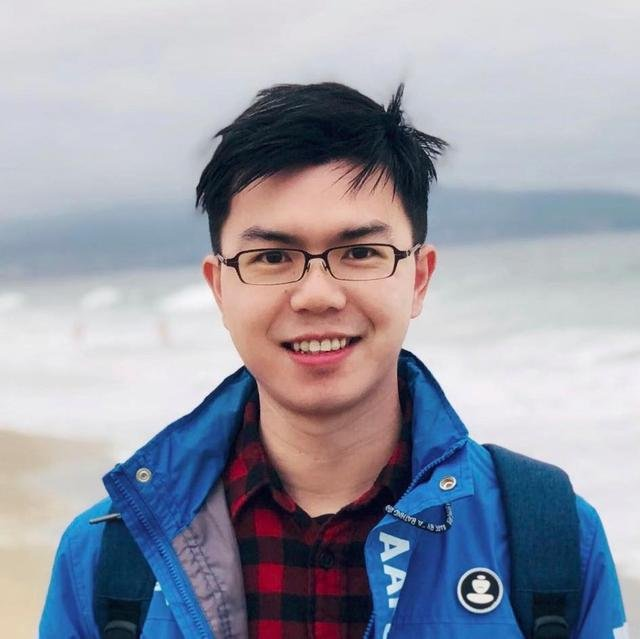
%> input picture hui.jpg, 640 x 639 px
$ octave --eval "Bai3_circle_patch;"   (GNU Octave 9; MATLAB toolbox functions it lacks are replaced by stand-ins)
%> lines starting %> are read from the running program, lines starting %| are printed output that depends on the picture
%[Bai 3]: them tinh nang lay patch duong tron
function Bai3_circle_patch
I = imread('hui.jpg');
%> I is the input picture: size 639x640x3 uint8; mean R, G, B 152.6, 155, 168.2

I = im2double(I);
%> I: size 639x640x3 double

[M,N,~] = size(I);
%> M = 639; N = 640

r = 100; %Radius
k = zeros(M+2*r,N+2*r,3); %Edge filler
k (r+1:r+M, r+1:r+N, :) = I; % Add Origin Image to Filler Edges
J = k; % Duplicate of Origin Image with Filler Edges

[m,n,~] = size(k); % Take stats
%> m = 839; n = 840

% Patch P
i = floor(random('unif',1+r,M+1+r));
%> i = 640
j = floor(random('unif',1+r,N+1+r));
%> j = 586

% Patch Q
p = k(i-r:i+r, j-r:j+r,:);
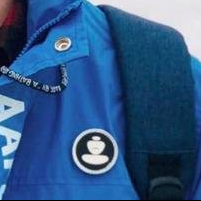
%> p: size 201x201x3 double; mean R, G, B 0.187, 0.34, 0.523
q = k(m-i-r:m-i+r,n-j-r:n-j+r,:);
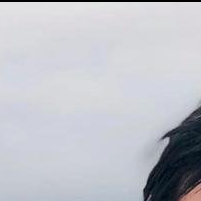
%> q: size 201x201x3 double; mean R, G, B 0.75, 0.758, 0.786
P=p;


p = patchCircular(p,q,r);
q = patchCircular(q,P,r);
%> call 2 of patchCircular, with r = 100
%> in patchCircular (call 2), `i(:,:,1) = a(:,:,1).*mask;`:
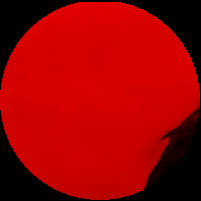
%> i: size 201x201x3 double; mean R, G, B 0.61, 0, 0
%> in patchCircular (call 2), `i(:,:,2) = a(:,:,2).*mask;`:
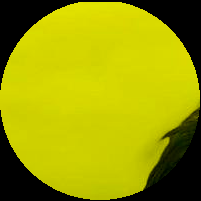
%> i: size 201x201x3 double; mean R, G, B 0.61, 0.617, 0
%> in patchCircular (call 2), `i(:,:,2) = i(:,:,2) + b(:,:,2).*mask;`:
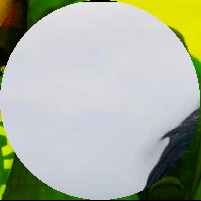
%> i: size 201x201x3 double; mean R, G, B 0.678, 0.702, 0.64
%> in patchCircular (call 2), `i(:,:,3) = i(:,:,3) + b(:,:,3).*mask;`:
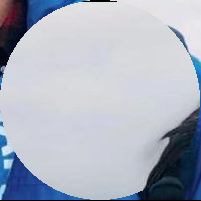
%> i: size 201x201x3 double; mean R, G, B 0.678, 0.702, 0.754

k(i-r:i+r, j-r:j+r,:) = q;
k(m-i-r:m-i+r,n-j-r:n-j+r,:) = p;
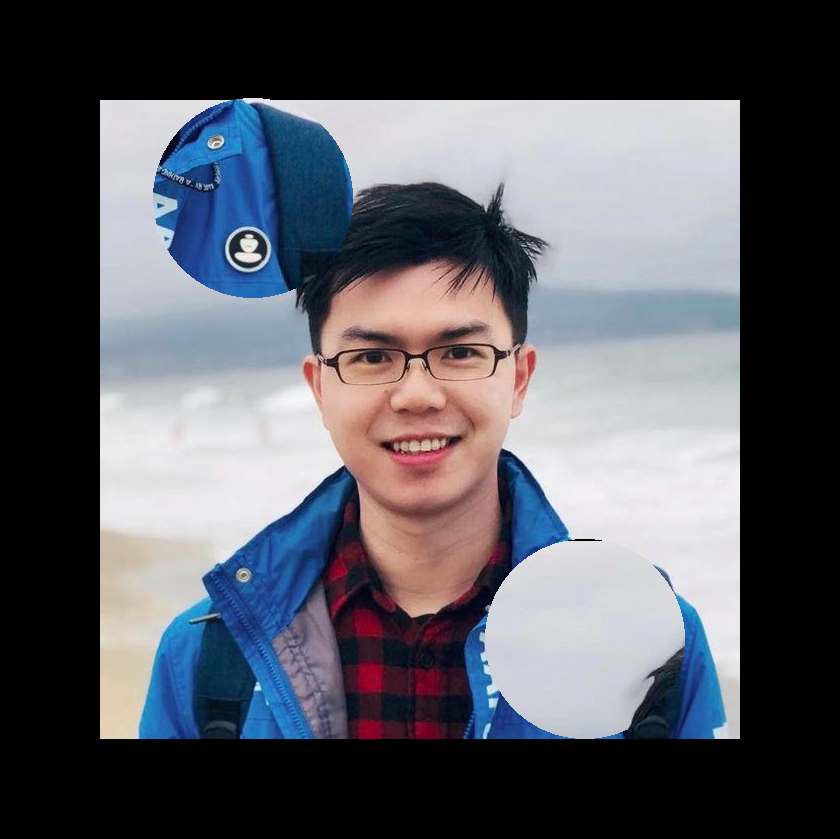
%> k: size 839x840x3 double; mean R, G, B 0.347, 0.353, 0.383; mean of the top-left, top-right, bottom-left and bottom-right quarters 0.327, 0.409, 0.317, 0.391

figure
subplot(221);
imshow(p);
title('patch p')
set(gca,'Visible','on');

subplot(222);
imshow(q);
title('patch q')
set(gca,'Visible','on');

subplot(223);
imshow(J);
title('anh goc')
set(gca,'Visible','on');

subplot(224);
imshow(k);
title('anh hoan vi')
set(gca,'Visible','on');
end

function [i] = patchCircular(a,b,r)
i = zeros(size(a));
[m,n,~] = size(a);
[xx,yy] = ndgrid((1:m)-m/2, (1:n)-n/2);
mask = (xx.^2 + yy.^2)< r^2;
i(:,:,1) = a(:,:,1).*mask;
i(:,:,2) = a(:,:,2).*mask;
i(:,:,3) = a(:,:,3).*mask;

%fix black outside patchCircular
mask = (xx.^2 + yy.^2)>= r^2;
i(:,:,1) = i(:,:,1) + b(:,:,1).*mask;
i(:,:,2) = i(:,:,2) + b(:,:,2).*mask;
i(:,:,3) = i(:,:,3) + b(:,:,3).*mask;
end
